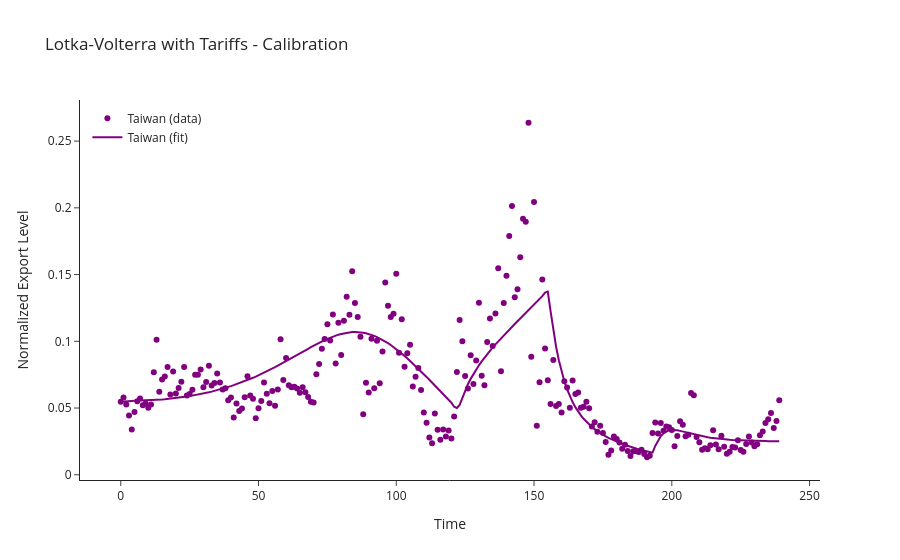

The notebook cell saved with this chart:
### Code cell
fig = go.Figure()
fig.add_trace(go.Scatter(x=t_data[:len(data[3])], y=data[3], mode='markers', name='Taiwan (data)', marker=dict(color='purple')))
fig.add_trace(go.Scatter(x=t_data, y=sol.y[3], mode='lines', name='Taiwan (fit)', line=dict(color='purple')))

fig.update_layout(
    title='Lotka-Volterra with Tariffs - Calibration',
    xaxis_title='Time',
    yaxis_title='Normalized Export Level',
    legend=dict(x=0.01, y=0.99),
    template='simple_white'
)
fig.show()

### Figure 1 — Plotly figure (JSON) as saved in the notebook; plotly's stock layout.template omitted (floating-point values rounded to 4 significant figures; data arrays with more than 128 entries replaced by an {"elided": "..."} marker saying what was removed)
{"data": [{"marker": {"color": "purple"}, "mode": "markers", "name": "Taiwan (data)", "type": "scatter", "x": {"elided": "240 int values"}, "y": {"elided": "240 float values"}}, {"line": {"color": "purple"}, "mode": "lines", "name": "Taiwan (fit)", "type": "scatter", "x": {"elided": "240 int values"}, "y": {"elided": "240 float values"}}], "layout": {"legend": {"x": 0.01, "y": 0.99}, "title": {"text": "Lotka-Volterra with Tariffs - Calibration"}, "xaxis": {"title": {"text": "Time"}}, "yaxis": {"title": {"text": "Normalized Export Level"}}}}
